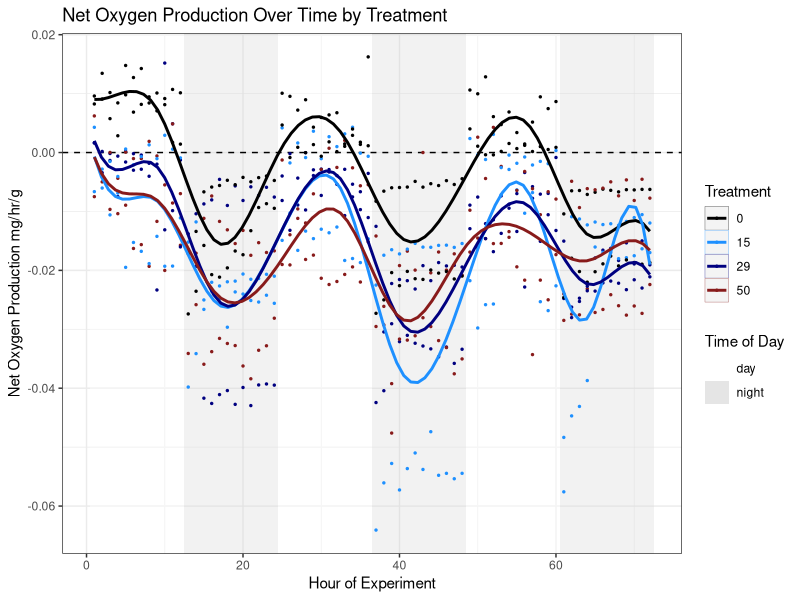

Source code (R):
## ---- chunk 1
datos <- read.csv("Trial3NoBG.csv")
## ---- chunk 2
class(datos$Time.of.Day) #It's character
#And let's check to make sure there are only 2 categories
unique(datos$Time.of.Day) #Looks good
noche <- datos[ which(datos$Time.of.Day == "night"), ]
## ---- chunk 3
library(dplyr) #The package we need to find max by chamber

#Getting our new data
night.max <- noche %>%
  group_by(Chamber) %>%
  summarise(max = max(MO2.no.Background.Correction, na.rm=TRUE))
## ---- chunk 4
colnames(night.max)[2] <- "Max.Dark.MO2"
## ---- chunk 5
night.max$Max.Dark.MO2[night.max$Max.Dark.MO2<0] <- 0
## ---- chunk 6
calc <- merge(datos, night.max, by = "Chamber")
## ---- chunk 7
calc$MO2.from.Dark.Max <- calc$MO2.no.Background.Correction - calc$Max.Dark.MO2
## ---- chunk 8
#We'll need ggplot for graphing and dplyr for knitting
library(ggplot2)
library(dplyr)

#Our plot
ggplot(calc, aes(x= Hour, y= MO2.from.Dark.Max, 
                 color= as.factor(Treatment))) +
  geom_tile(aes(x=Hour, y= 0.015, color = NULL, fill= Time.of.Day), width = 1, height = Inf, alpha = 0.05) +
  #makes tiles that are 1 unit wide and with their fill controlled by time of day. alpha of 0.05 makes them
  #somewhat translucent. Color=Null means no outlines only fill. Inf height means they fill the whole graph.
  scale_fill_manual("Time of Day", values=c("white", "gray90"), 
                    guide = guide_legend(override.aes = list(alpha = 1 )))+
  geom_hline(yintercept = 0, color = "black", linetype = "dashed")+
  #Lets us control what colors the fill are. Also lets us make the legend more intense than the treatment
  #bars
  geom_point(size = 0.5)+
  #makes the points smaller, which is good, because there are a lot of them
  scale_color_manual("Treatment", values = c("black", "#1E90FF", "#000080", "#881B1B"))+
  #Lets us control the point and line color, which is nice
  geom_smooth(method = lm, formula = y ~ splines::bs(x, 11), se = FALSE)+
  #Gives us smooth lines with some accounting for cycles
  #scale_y_continuous(limits = c(-0.1, 0.15))+
  #makes the scale consistent with other graphs
  ylab("Net Oxygen Production mg/hr/g")+
  xlab("Hour of Experiment")+
  ggtitle("Net Oxygen Production Over Time by Treatment")+
  theme_bw()
## ---- chunk 9
#write.csv(calc, "Trial3FromNightMaxPosOnly.csv")
